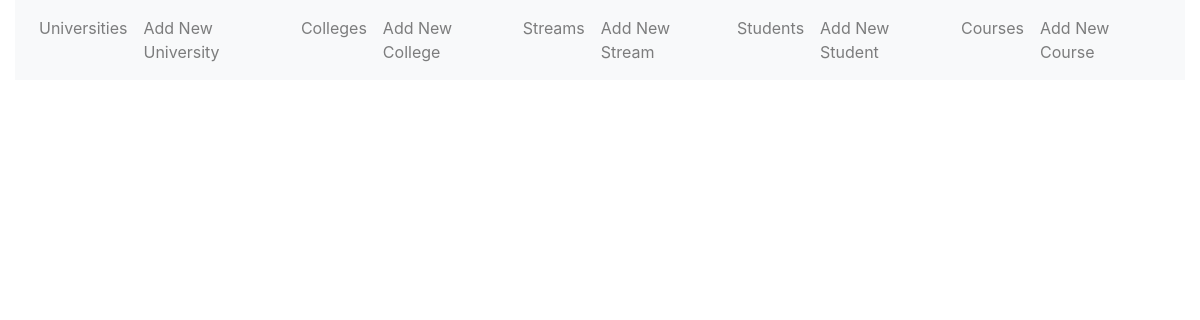
Before: /students with the older database file.
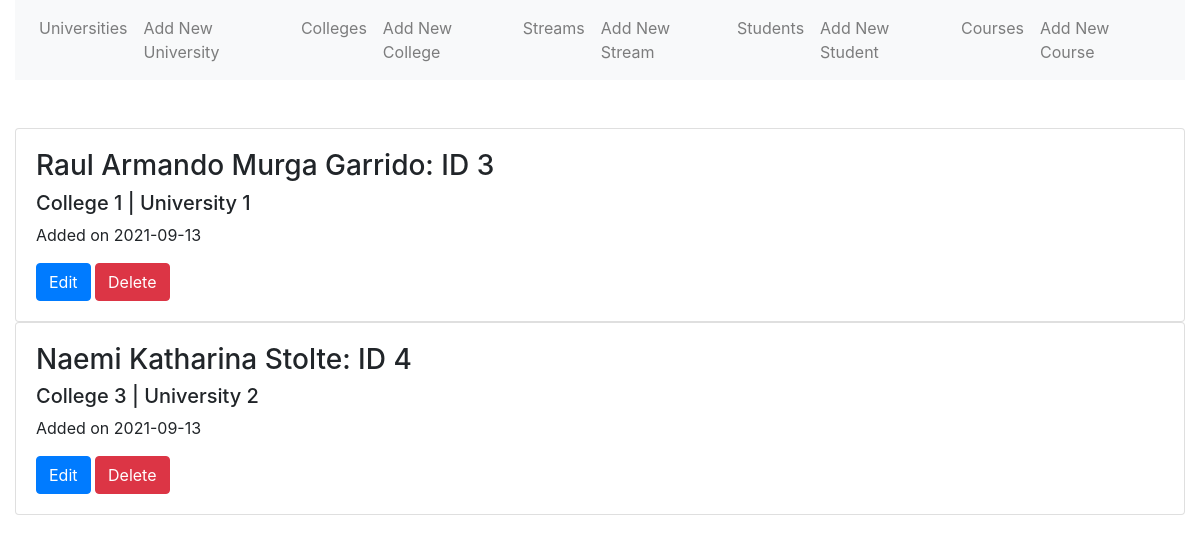
After: the same page with the newer database file.
### models.py (models this page shows, shortened)
class Student(db.Model):
    __tablename__ = 'student'
    id = db.Column(db.Integer, primary_key=True)
    created_at = db.Column(db.Date, nullable = False, default=datetime.utcnow())
    name = db.Column(db.String(255))
    surname = db.Column(db.String(255))
    address = db.Column(db.String(255))
    phone_no = db.Column(db.String(10))
    std_code = db.Column(db.String(8))
    university_id = db.Column(db.Integer, db.ForeignKey("university.id"))# many2one
    university = db.relationship("University", back_populates="students")
    college_id = db.Column(db.Integer, db.ForeignKey("college.id"))# many2one
    college = db.relationship("College", back_populates='students')
    stream_id = db.Column(db.Integer, db.ForeignKey("stream.id"))# many2one
    stream = db.relationship("Stream", back_populates='students')

### routes.py (the view)
@app.route('/students')
def students():
    students = models.Student.query.all()
    return render_template('students.html', students=students)

### templates/students.html
{% extends "base.html" %}
{% block main %}
  {% for student in students %}
    <div class="card">
      <div class="card-body">
        <h3>{{ student.name}} {{student.surname}}: ID {{ student.id }}</h3>
        <h5>College {{ student.college_id}} | University {{student.university_id}}</h5>
        <p>Added on {{ student.created_at }}</p>
        <a href="{{ url_for('edit_student', student_id=student.id) }}" class="btn btn-primary">Edit</a>
        <a href="{{ url_for('delete_student', student_id=student.id) }}" class="btn btn-danger">Delete</a>
      </div>
    </div>
  {% endfor %}
{% endblock %}

### templates/base.html (shortened to what this page needs)
<!doctype html>
<html lang="en">
  <head>
    <link rel="stylesheet" href="https://stackpath.bootstrapcdn.com/bootstrap/4.5.0/css/bootstrap.min.css">
  </head>
  <body>
    <div class="container-fluid">
      <nav class="navbar navbar-expand-lg navbar-light bg-light">
        <ul class="navbar-nav">
          <li class="nav-item"><a href="{{ url_for('universities') }}" class="nav-link">Universities</a></li>
          <li class="nav-item"><a href="{{ url_for('adduniversity') }}" class="nav-link">Add New University</a></li>
          <li class="nav-item"><a href="{{ url_for('colleges') }}" class="nav-link">Colleges</a></li>
          <li class="nav-item"><a href="{{ url_for('addcollege') }}" class="nav-link">Add New College</a></li>
          <li class="nav-item"><a href="{{ url_for('streams') }}" class="nav-link">Streams</a></li>
          <li class="nav-item"><a href="{{ url_for('addstream') }}" class="nav-link">Add New Stream</a></li>
          <li class="nav-item"><a href="{{ url_for('students') }}" class="nav-link">Students</a></li>
          <li class="nav-item"><a href="{{ url_for('addstudent') }}" class="nav-link">Add New Student</a></li>
          <li class="nav-item"><a href="{{ url_for('courses') }}" class="nav-link">Courses</a></li>
          <li class="nav-item"><a href="{{ url_for('addcourse') }}" class="nav-link">Add New Course</a></li>
        </ul>
      </nav>
      <br>
      <br>
      {% block main %}{% endblock %}
    </div>
  </body>
</html>

Changed rows visible on the page:
added Student: name "Raul Armando", surname "Murga Garrido", id "3", college_id "1", university_id "1", created_at "2021-09-13"
added Student: name "Naemi Katharina", surname "Stolte", id "4", college_id "3", university_id "2", created_at "2021-09-13"
